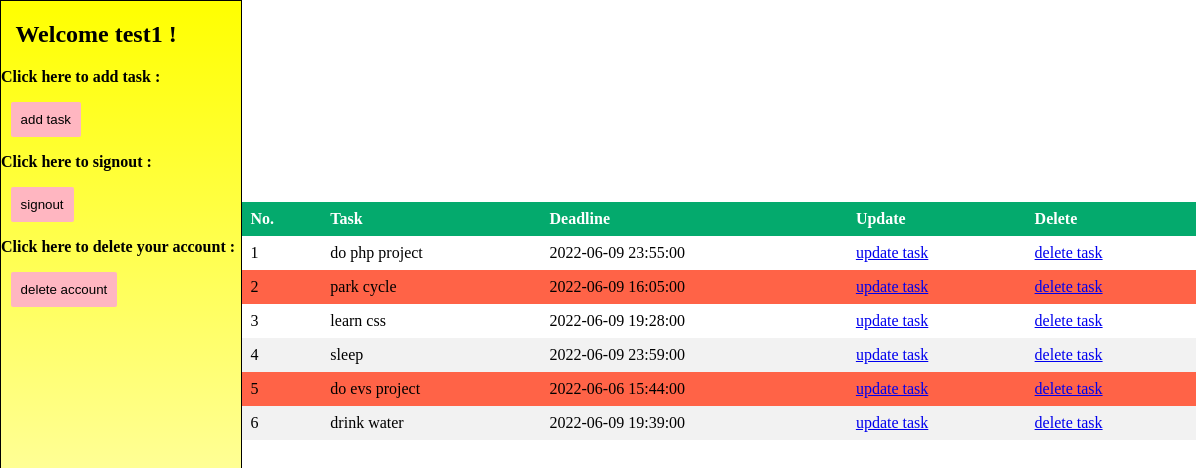
Screenshot of /dashboard.php (signed in) with the database file from the repository.
### tables this page shows
CREATE TABLE `task` (
  `id` int(3) NOT NULL,
  `email_id` varchar(20) NOT NULL,
  `task` text NOT NULL,
  `timer` datetime NOT NULL
);

### dashboard.php (the view, shortened to what this page needs)
<!DOCTYPE html>
<html lang="en">
<head>
    <link rel="stylesheet" href="style1.css">
</head>
<body>
    <div id = "sidebar">
        <h2> Welcome <?php session_start(); echo $_SESSION['name']; ?> !</h2>
        <form action = "<?php echo $_SERVER['PHP_SELF'] ?>" method = "post">
            <p><strong>Click here to add task :</strong></p>
            <button formaction="create.php" type = "submit">add task</button>
            <p><strong>Click here to signout :</strong></p>
            <button type = "submit" name = "signout" onclick = 'alert("You are about to sign out !")'>signout</button>
            <p><strong>Click here to delete your account :</strong></p>
            <button type = "submit" name = "delete_account" onclick = 'alert("Your account will be permanently deleted !")'>delete account</button>
        </form>
    </div>
    <div id = "main">
        <?php
        require_once "config.php";
        $sql = "SELECT * FROM task WHERE email_id = ?";
        $stmt = mysqli_prepare($link, $sql);
        mysqli_stmt_bind_param($stmt, "s", $_SESSION['email_id']);
        mysqli_stmt_execute($stmt);
        $result = mysqli_stmt_get_result($stmt);
        if (mysqli_num_rows($result) != 0)
        {
            $i = 1;
            echo "<table>";
            echo "<thead>";
            echo "<tr>";
            echo "<th>No.</th>";
            echo "<th>Task</th>";
            echo "<th>Deadline</th>";
            echo "<th>Update</th>";
            echo "<th>Delete</th>";
            echo "</tr>";
            echo "</thead>";
            echo "<tbody>";
            while ($row = mysqli_fetch_array($result))
            {
                $deadline = strtotime($row['timer']);
                $current = date("y-m-d H:i:s");
                $current = strtotime($current);
                $diff = $deadline-$current;
                if ($diff < 0)
                {
                    echo "<tr id = 'row-color'>";
                }
                else
                {
                    echo "<tr>";
                }
                echo "<td>".$i."</td>";
                echo "<td>".$row['task']."</td>";
                echo "<td>".$row['timer']."</td>";
                echo "<td>";
                echo "<a href='update.php?id=".$row['id']."'>update task</a>";
                echo "</td>";
                echo "<td>";
                echo "<a href='delete.php?id=".$row['id']."'>delete task</a>";
                echo "</td>";
                echo "</tr>";
                ++$i;
            }
            echo "</tbody>";
            echo "</table>";
        }
        else
        {
            echo "<h2>"."No task found, PLease add some tasks !"."</h2>";
        }
        ?>
    </div>
</body>
</html>

### style1.css (style rules this page uses)
form button { padding: 10px; border: none; border-radius: 2px; }

### dashboard.php (style rules this page uses)
body { margin : 0; }
#sidebar { width : 20%; margin : 0; border : 1px solid black; height : 100vh; background-image : linear-gradient(yellow, white); }
#sidebar h2 { margin-left: 6%; }
#sidebar button { background-color: lightpink; margin-left: 4%; }
#row-color { background : tomato; }
table { margin-left : 20.2%; margin-top : -50%; border-collapse: collapse; width: 79.5%; }
th, td { text-align: left; padding: 8px; }
tr:nth-child(even) { background-color: #f2f2f2 }
th { background-color: #04AA6D; color: white; }

### rows the page displays
task: task "do php project", timer "2022-06-09 23:55:00"
task: task "park cycle", timer "2022-06-09 16:05:00"
task: task "learn css", timer "2022-06-09 19:28:00"
task: task "sleep", timer "2022-06-09 23:59:00"
task: task "do evs project", timer "2022-06-06 15:44:00"
task: task "drink water", timer "2022-06-09 19:39:00"

### other values shown
$_SESSION['name'] "test1"
